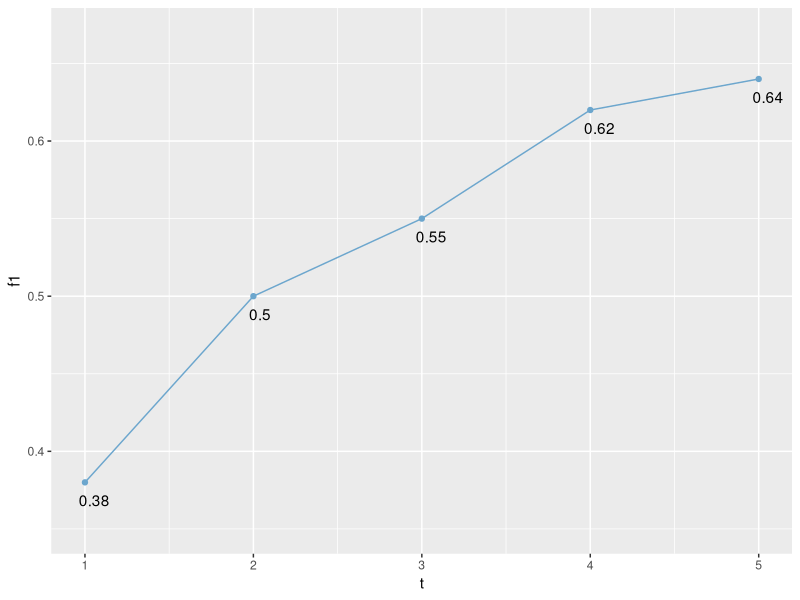

Recreate this plot in R.
## ---- chunk 1
# imports
library(ggplot2)
## ---- chunk 2
d = data.frame(f1 = c(.38, .50, .55, .62, .64), t = 1:5)
p <- ggplot(data = d, aes(x=t, y=f1)) +
  geom_line(color='skyblue3') +
  geom_point(color='skyblue3') +
  ylim(.35, .67) +
  geom_text(aes(label=f1), hjust=0.2, vjust=2)
  
p
  
